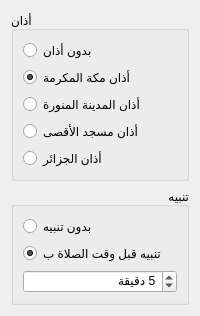
      <widget class="QWidget" name="tab_2">
       <attribute name="icon">
        <iconset resource="../qtresource.qrc">
         <normaloff>:/icons/warning.png</normaloff>:/icons/warning.png</iconset>
       </attribute>
       <attribute name="title">
        <string>تنبيه وأذان</string>
       </attribute>
       <layout class="QVBoxLayout" name="verticalLayout_7">
        <item>
         <widget class="QGroupBox" name="groupBox_Athan">
          <property name="title">
           <string>أذان</string>
          </property>
          <property name="alignment">
           <set>Qt::AlignmentFlag::AlignJustify|Qt::AlignmentFlag::AlignVCenter</set>
          </property>
          <layout class="QVBoxLayout" name="verticalLayout_3">
           <item>
            <layout class="QVBoxLayout" name="verticalLayout">
             <item>
              <widget class="QRadioButton" name="radioButton_sansATHAN">
               <property name="text">
                <string>بدون أذان</string>
               </property>
              </widget>
             </item>
             <item>
              <widget class="QRadioButton" name="radioButton_Athan_Makka">
               <property name="text">
                <string>أذان مكة المكرمة</string>
               </property>
               <property name="checked">
                <bool>true</bool>
               </property>
              </widget>
             </item>
             <item>
              <widget class="QRadioButton" name="radioButton_Athan_Maddina">
               <property name="text">
                <string>أذان المدينة المنورة</string>
               </property>
              </widget>
             </item>
             <item>
              <widget class="QRadioButton" name="radioButton_Athan_Aquassa">
               <property name="text">
                <string>أذان مسجد الأقصى</string>
               </property>
              </widget>
             </item>
             <item>
              <widget class="QRadioButton" name="radioButton_Athan_Algeria">
               <property name="text">
                <string>أذان الجزائر</string>
               </property>
              </widget>
             </item>
            </layout>
           </item>
          </layout>
         </widget>
        </item>
        <item>
         <widget class="QGroupBox" name="groupBox_Alert">
          <property name="title">
           <string>تنبيه</string>
          </property>
          <property name="alignment">
           <set>Qt::AlignmentFlag::AlignRight|Qt::AlignmentFlag::AlignTrailing|Qt::AlignmentFlag::AlignVCenter</set>
          </property>
          <layout class="QVBoxLayout" name="verticalLayout_8">
           <item>
            <layout class="QVBoxLayout" name="verticalLayout_2">
             <item>
              <widget class="QRadioButton" name="radioButton_sansALERTE">
               <property name="text">
                <string>بدون تنبيه</string>
               </property>
              </widget>
             </item>
             <item>
              <widget class="QRadioButton" name="radioButton_Alerte_Avant">
               <property name="text">
                <string>تنبيه قبل وقت الصلاة ب</string>
               </property>
               <property name="checked">
                <bool>true</bool>
               </property>
              </widget>
             </item>
             <item>
              <widget class="QSpinBox" name="spinBox_Temps_Alerte_Avant">
               <property name="suffix">
                <string> دقيقة</string>
               </property>
               <property name="prefix">
                <string/>
               </property>
               <property name="minimum">
                <number>1</number>
               </property>
               <property name="maximum">
                <number>31</number>
               </property>
               <property name="value">
                <number>5</number>
               </property>
              </widget>
             </item>
            </layout>
           </item>
          </layout>
         </widget>
        </item>
       </layout>
      </widget>
